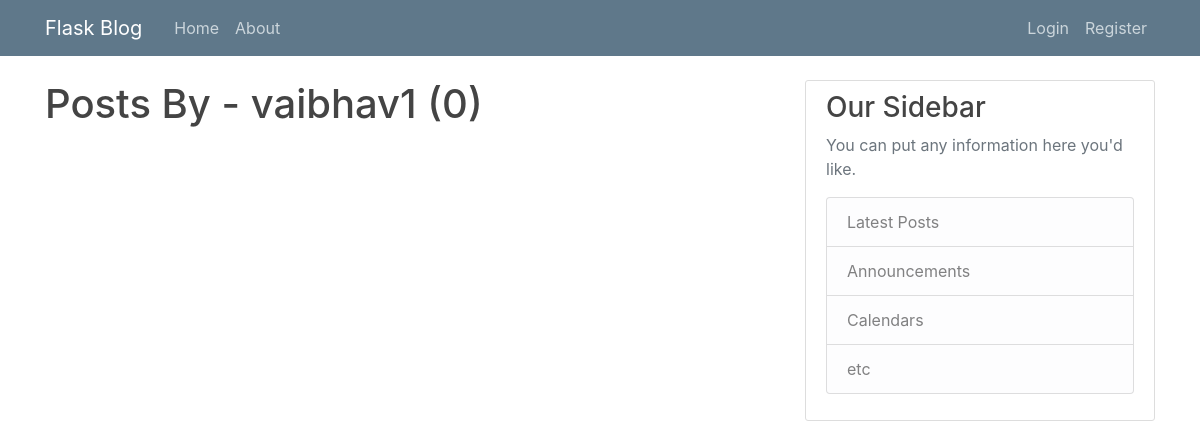
Page /user/vaibhav1 on the earlier database version.
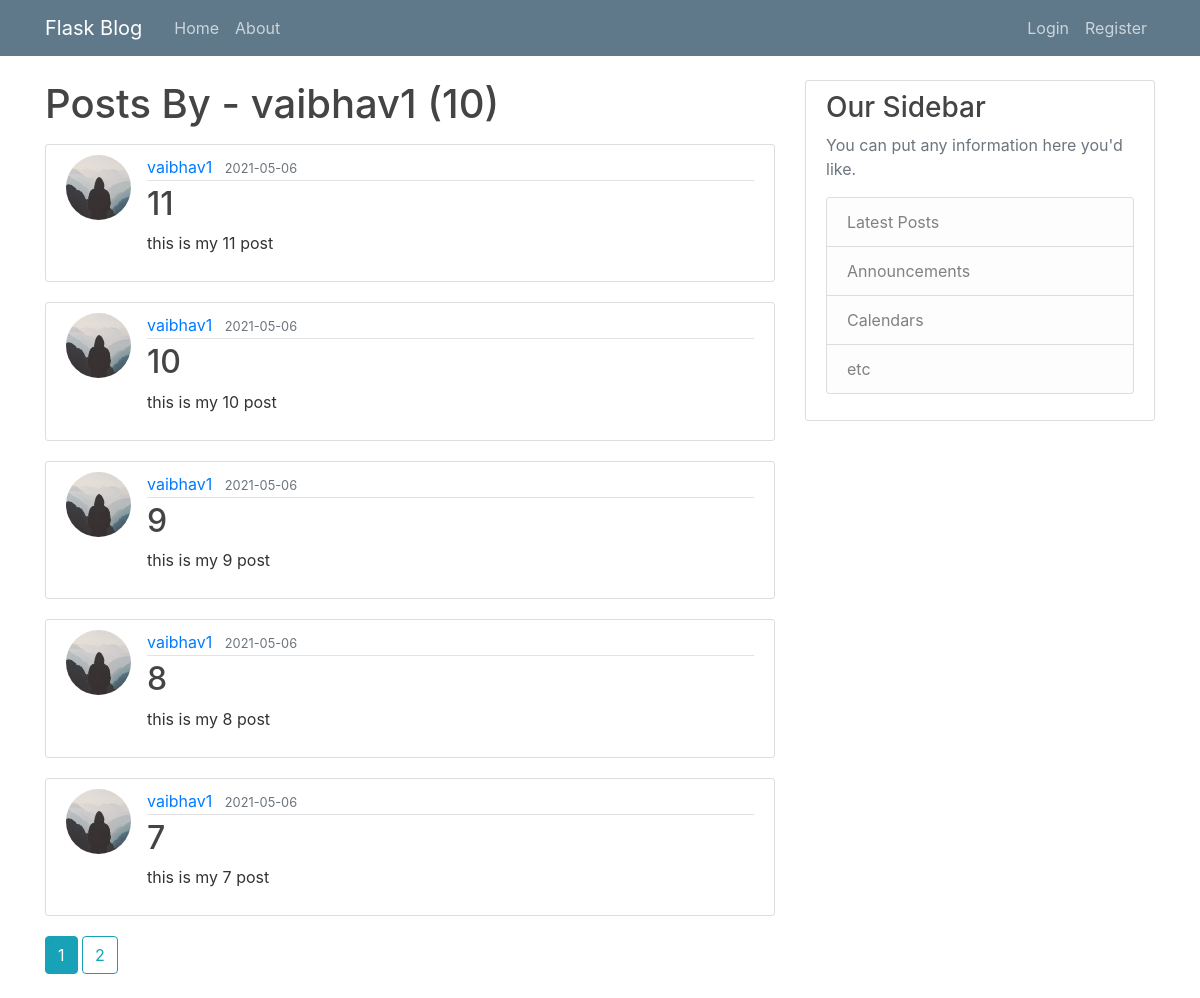
Same page on the later database version.
### app/models.py (models this page shows, shortened)
class Post(db.Model):
    id = db.Column(db.Integer, primary_key = True)
    title = db.Column(db.String(100), nullable = False)
    date_posted = db.Column(db.DateTime, nullable = False, default = datetime.utcnow)
    content = db.Column(db.Text, nullable = False, )
    user_id = db.Column(db.Integer, db.ForeignKey('user.id'), nullable = False)

class User(db.Model, UserMixin):
    id = db.Column(db.Integer, primary_key = True)
    username = db.Column(db.String(20), unique = True, nullable = False)
    email = db.Column(db.String(120), unique = True, nullable = False)
    image_file = db.Column(db.String(20), nullable = False, default = 'default.jpg')
    password = db.Column(db.String(60), nullable = False)
    posts = db.relationship('Post', backref= 'author', lazy = True)

### app/users/routes.py (the view)
@users.route('/user/<string:username>')
def user_posts(username):
    page = request.args.get('page', 1, int)
    user = User.query.filter_by(username = username).first_or_404()
    posts  = Post.query.filter_by(author=user).\
            order_by(Post.date_posted.desc()).\
            paginate(page = page ,per_page = 5)
    return render_template('user_posts.html', posts = posts,user= user)

### app/templates/user_posts.html
{% extends "layout.html" %}
{% block content %}
    <h1 class = 'mb-3'>Posts By - {{user.username}} ({{ posts.total }})</h1>
    {% for post in posts.items %}
    <article class="media content-section">
        <img class='rounded-circle article-img' src= "{{ url_for('static', filename='profile_pics/'+ post.author.image_file)}}">
        <div class="media-body">
            <div class="article-metadata">
                <a class="mr-2" href="{{url_for('users.user_posts', username = post.author.username)}}">{{ post.author.username }}</a>
                <small class="text-muted">{{ post.date_posted.strftime('%Y-%m-%d') }}</small>
            </div>
            <h2><a class="article-title" href="{{ url_for('posts.post', post_id = post.id)}}">{{ post.title }}</a></h2>
            <p class="article-content">{{ post.content }}</p>
        </div>
    </article>
    {% endfor%}
    {% for page_num in posts.iter_pages(left_edge = 1, right_edge = 1, left_current = 1, right_current = 2) %}
        {% if page_num %}
            {% if posts.page == page_num%}
                <a class = 'btn btn-info mb-4' href='{{url_for("users.user_posts", username = user.username, page = page_num)}}'>{{ page_num }}</a>
            {% else %}
                <a class = 'btn btn-outline-info mb-4' href='{{url_for("users.user_posts", username = user.username, page = page_num)}}'>{{ page_num }}</a>
            {% endif %}
        {% else %}
            ...
        {% endif %}
    {% endfor %}
{% endblock content %}

Differences in the rows shown:
added Post: image_file (placeholder picture), author.username "vaibhav1", date_posted "2021-05-06", title "11", content "this is my 11 post"
added Post: image_file (placeholder picture), author.username "vaibhav1", date_posted "2021-05-06", title "10", content "this is my 10 post"
added Post: image_file (placeholder picture), author.username "vaibhav1", date_posted "2021-05-06", title "9", content "this is my 9 post"
added Post: image_file (placeholder picture), author.username "vaibhav1", date_posted "2021-05-06", title "8", content "this is my 8 post"
added Post: image_file (placeholder picture), author.username "vaibhav1", date_posted "2021-05-06", title "7", content "this is my 7 post"
Other differences:
{{ posts.total }}: "0" → "10"
new list line: "1"
new list line: "2"
